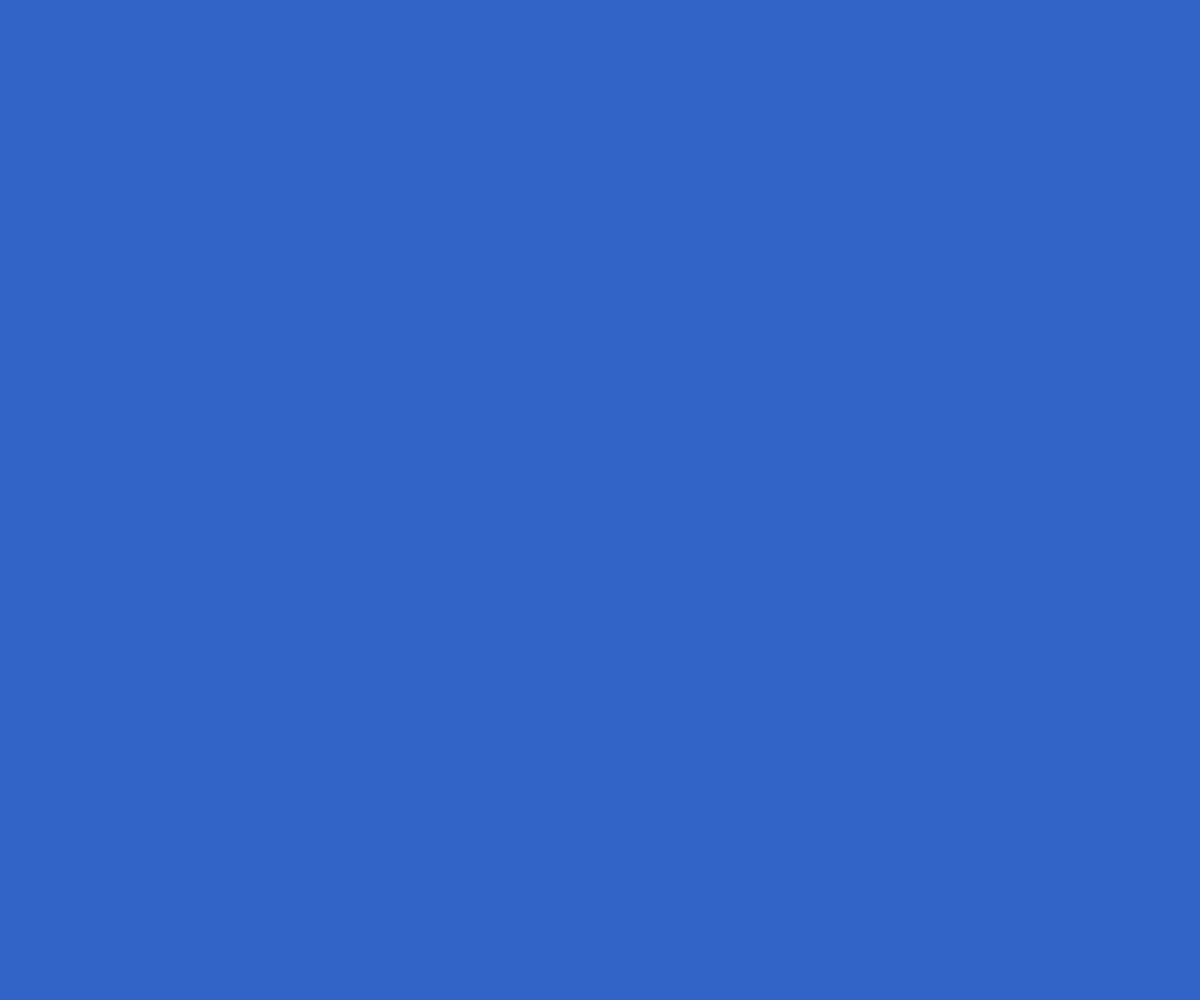
Frame 1 (no input)
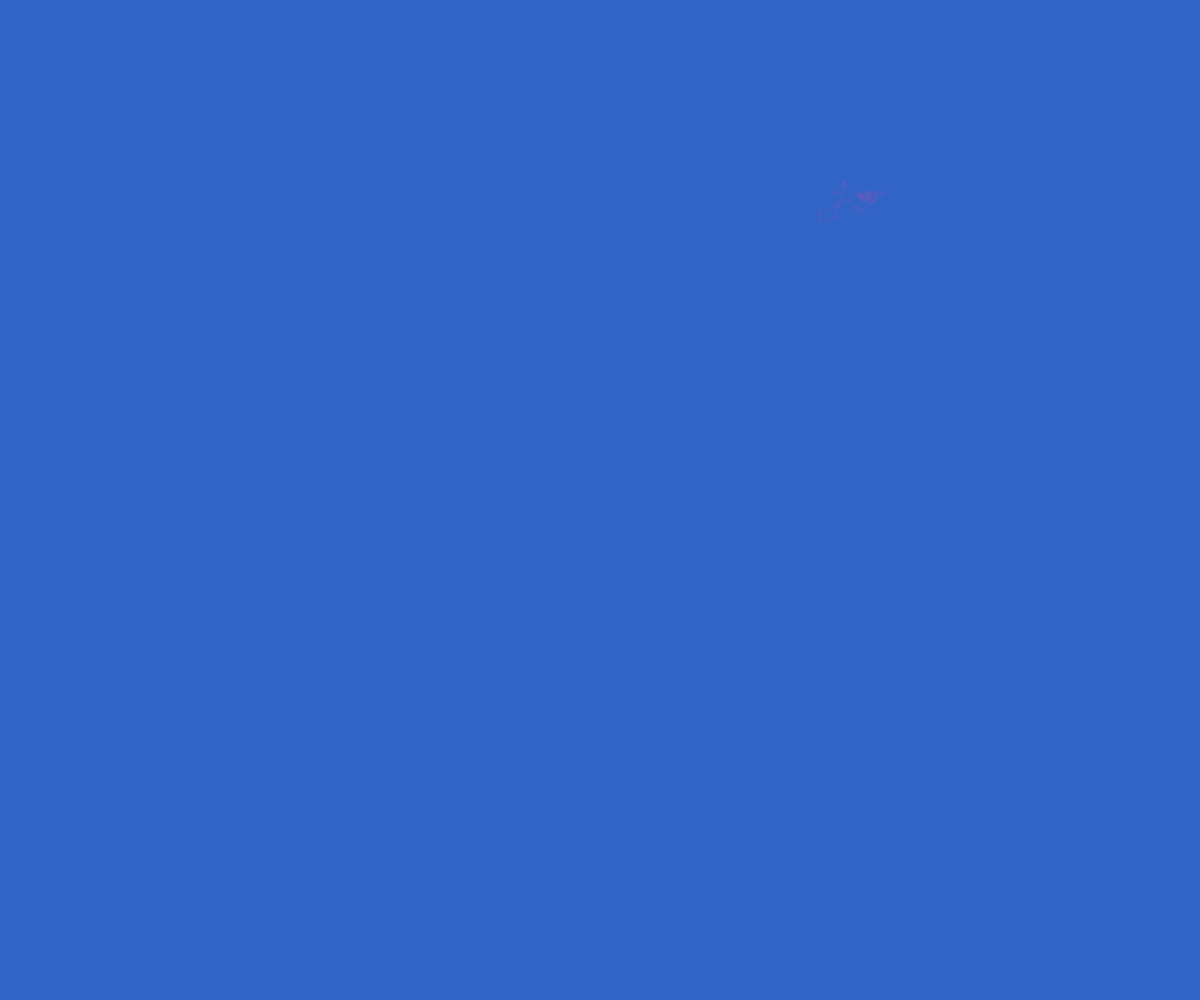
Frame 60 (no input)
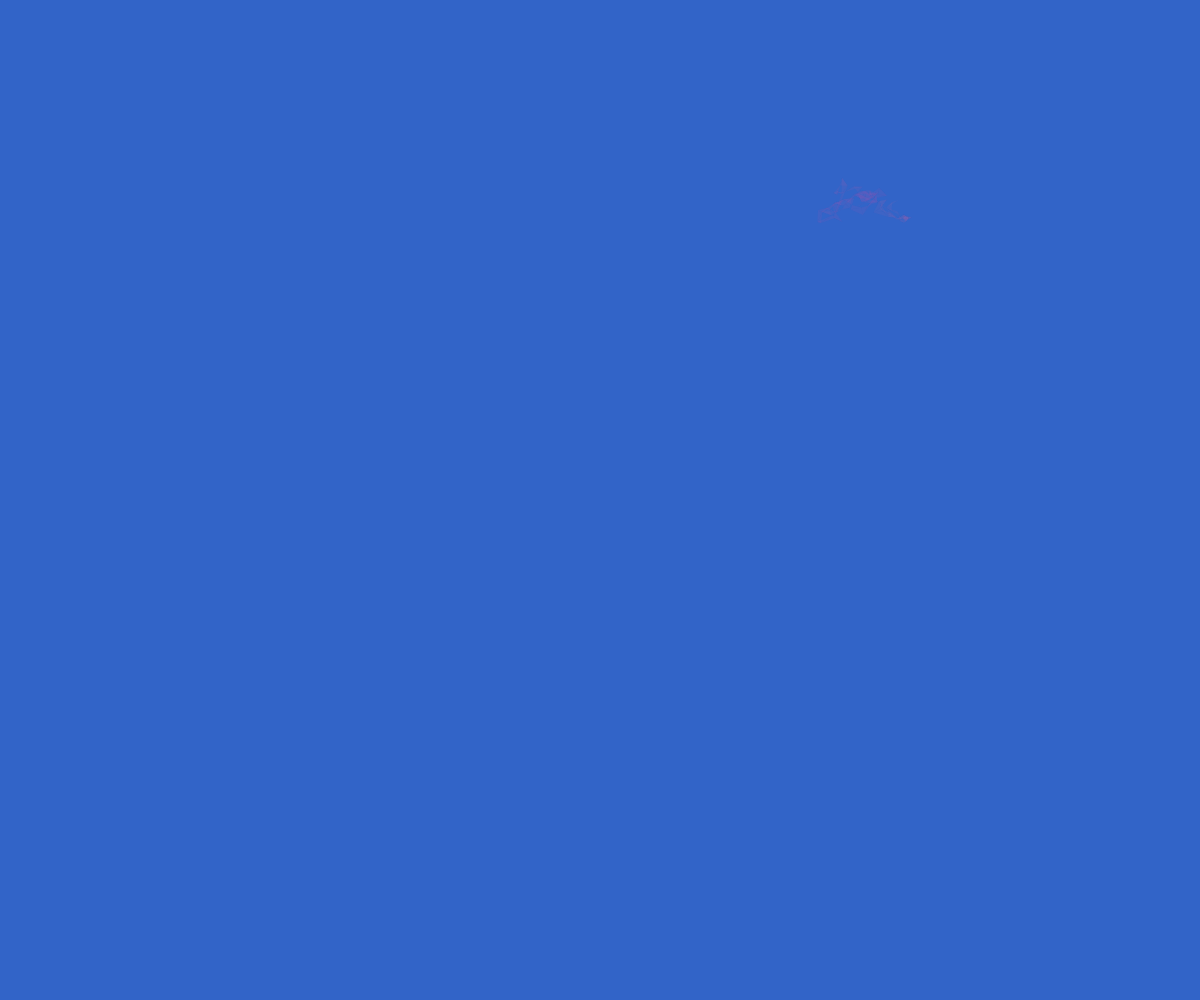
Frame 120 (the mouse pressed at the canvas centre since frame 60)

The p5.js sketch that drew these frames (run headless with seeded random() and noise() and a simulated clock; from frame 60 on, the mouse is pressed at the canvas centre):

// p5.js sketch
// ── sketch.js
// DEFINE GLOBAL VARIABLES
var bgColor; // background-color
var centerX, centerY;
var smoke = {};
smoke.pos1x = 100;
smoke.pos1y = 100;
smoke.pos2x = 200;
smoke.pos2y = 200;
smoke.pos3x = 0;
smoke.pos3y = 0;
var multMax = 0.01;
var multDelta;
var mult;
var redFill = 255;
var alphaAmt = 40;
var alphaNoise;


function setup() {
    bgColor = color(50, 100, 200);
    createCanvas(windowWidth, windowHeight);
    background(bgColor);
    // frameRate(20);

    // Set initial position
    smoke.pos1x = random(width);
    smoke.pos1y = random(height);
    smoke.pos2x = smoke.pos1x + 2;
    smoke.pos2y = smoke.pos1y - 2;
}


function draw() {

    centerX = width * 0.5;
    centerY = height * 0.5;

    multDelta = noise(0.01 * frameCount + pow(2, 8));
    multDelta = map(multDelta, 0, 1, -0.0001, 0.0001);
    multMax = constrain(multMax + multDelta, 0.005, 0.2);
    mult = random(-multMax, multMax);
    smoke.pos3x = abs(((width * mult) + smoke.pos2x) % width);
    mult = random(-multMax, multMax);
    smoke.pos3y = abs(((height * mult) + smoke.pos2y) % height);


    mult = noise(frameCount * 0.001) * 255;
    // mult = map( mult, 0, 1, -10, 10 );
    // redFill = constrain((redFill + mult), 0, 255);
    redFill = constrain(mult, 0, 255);

    noStroke();
    // stroke(200, 20);
    // get a random noise value between (0-1)
    alphaNoise = noise(0.1 * frameCount + 1000);
    alphaNoise = map(alphaNoise, 0, 1, -2, 2);
    alphaAmt += alphaNoise;
    alphaAmt = constrain(alphaAmt, 20, 100);
    fill(redFill, 255 - redFill, 175, 30);

    triangle(smoke.pos1x, smoke.pos1y, smoke.pos2x, smoke.pos2y, smoke.pos3x, smoke.pos3y);

    smoke.pos1x = smoke.pos2x;
    smoke.pos1y = smoke.pos2y;
    smoke.pos2x = smoke.pos3x;
    smoke.pos2y = smoke.pos3y;

    //////// DEBUGGING STUFF /////////////
    // ellipse(centerX, centerY, 40, 40);
    // push();
    // translate(10, height - 40);
    // fill(255);
    // rect(0,0,150,25);
    // fill(0);
    // text(frameRate(), 5, 20);
    // pop();
}



/* FULLSCREEN FUNCTIONALITY */
function windowResized() {
    resizeCanvas(windowWidth, windowHeight);
    background(bgColor);
}

function mousePressed() {
    if (mouseX > 0 && mouseX < width && mouseY > 0 && mouseY < height) {
        var fs = fullscreen();
        fullscreen(!fs);
    }
}
